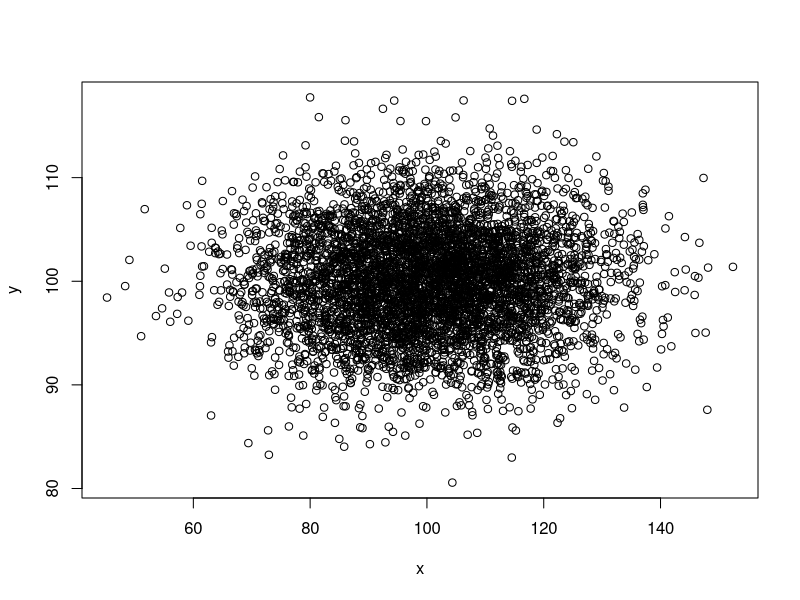
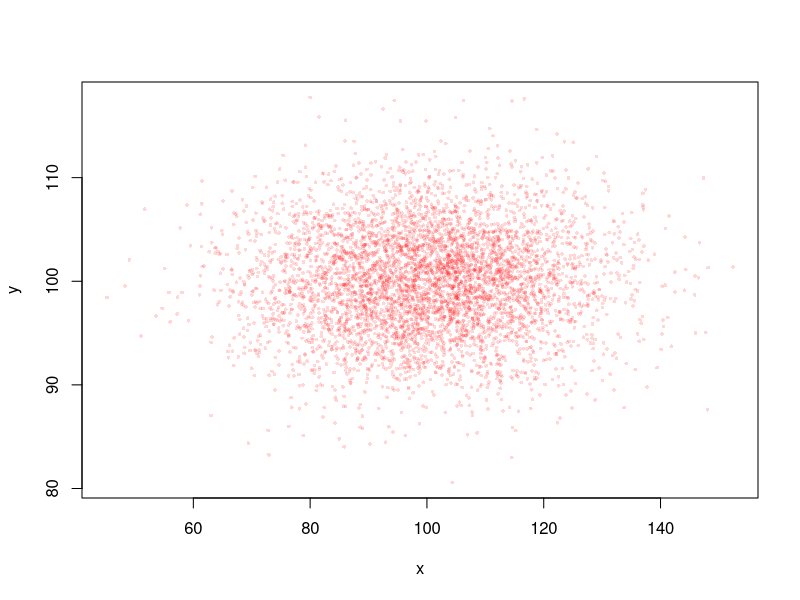
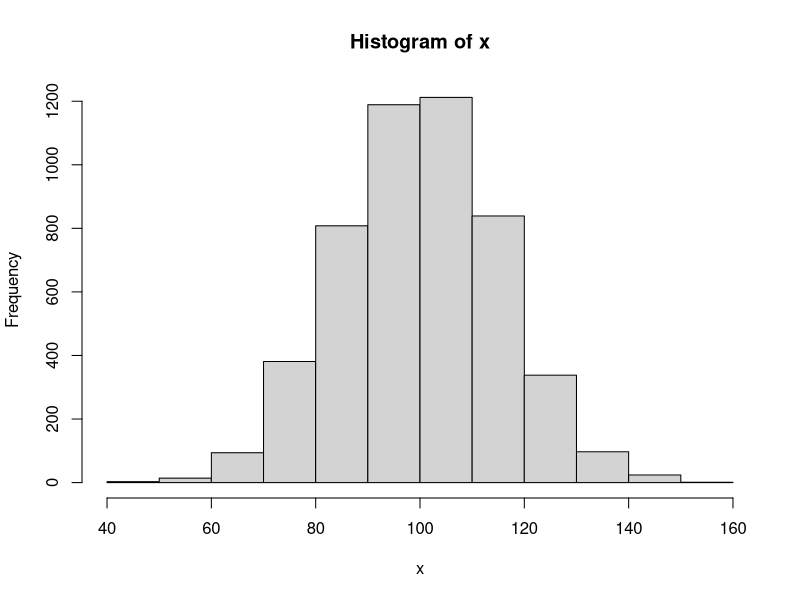
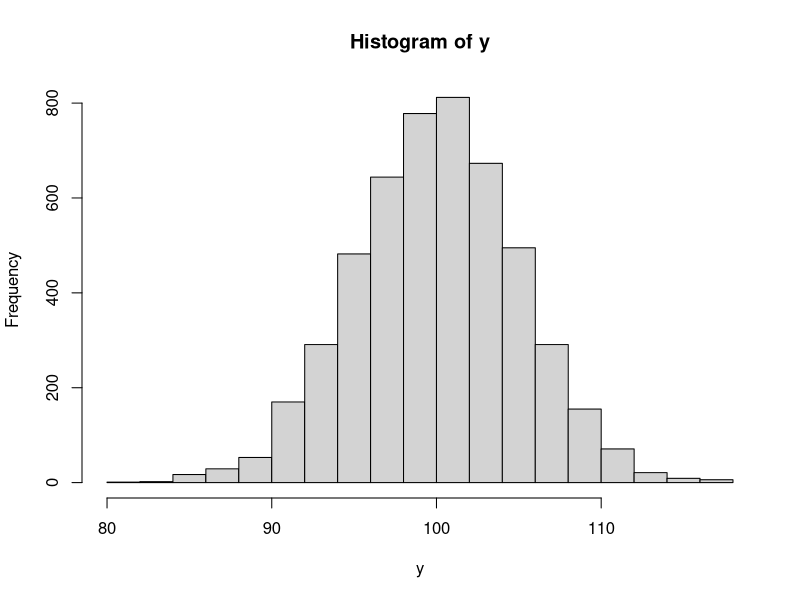
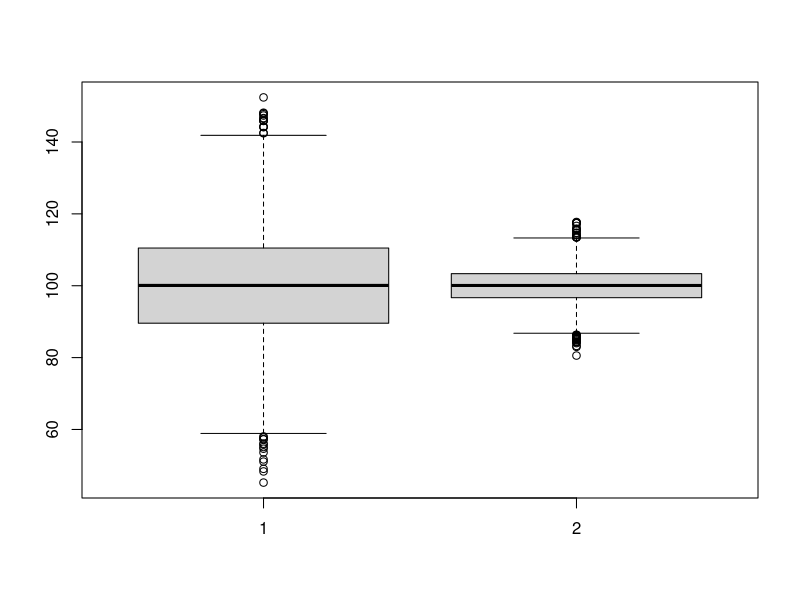
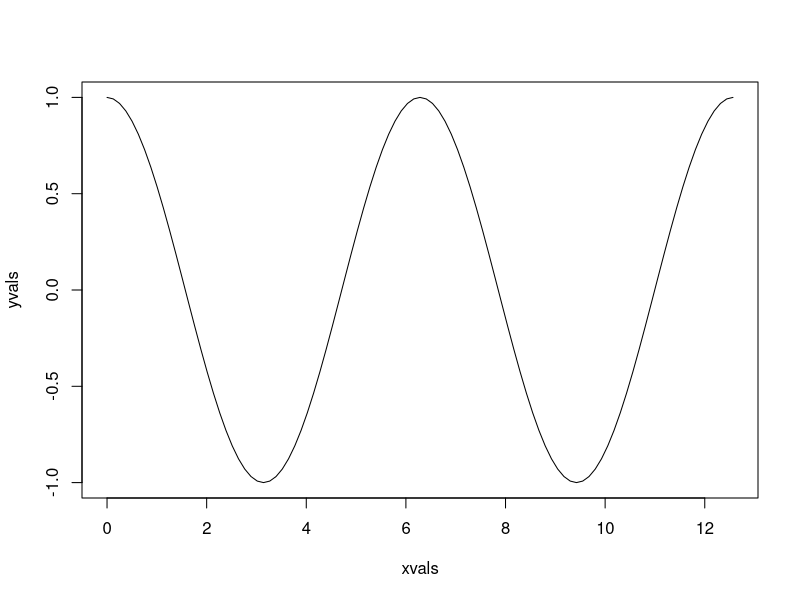
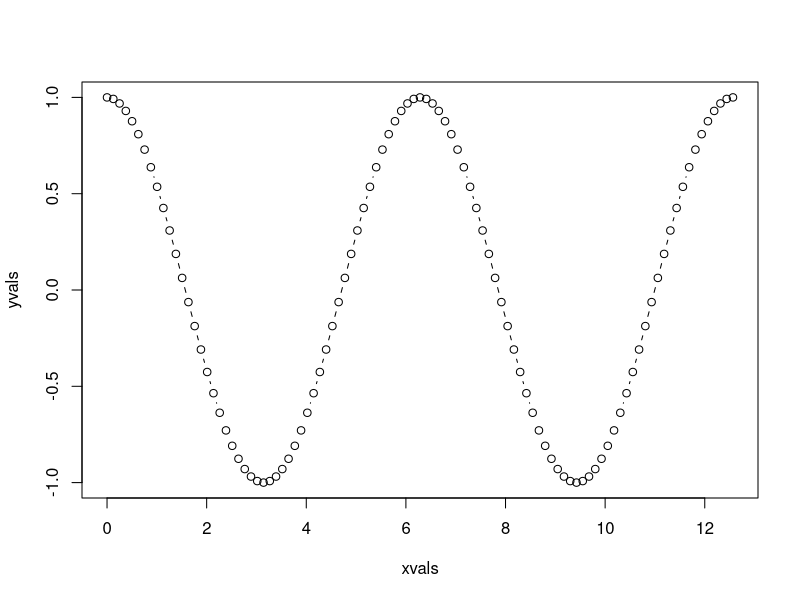
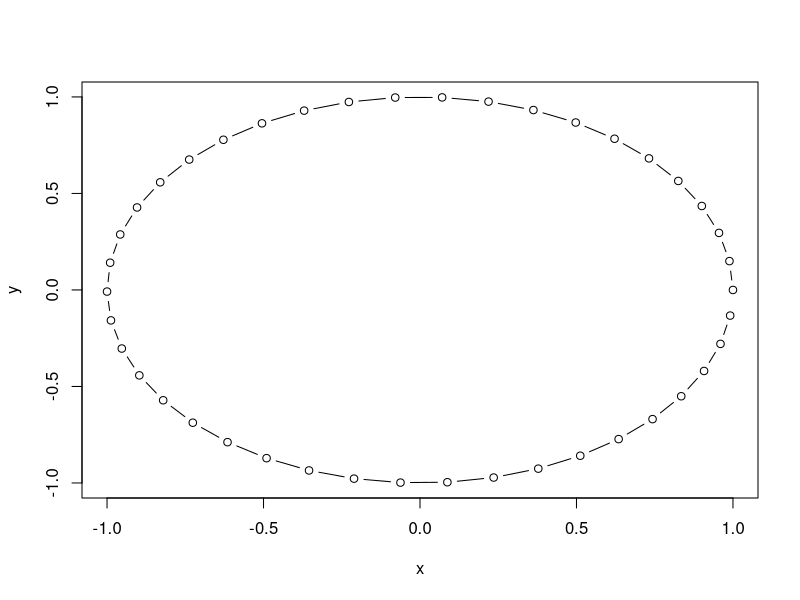

Recreate these plots in R, in order.
#############################################
## EXERCISE 03: Basic Plotting
#############################################

# Create vectors x and y

x = rnorm(n = 5000, mean = 100, sd = 15)
y = rnorm(n = 5000, mean = 100, sd = 5)

# Start with a scatter plot:

plot(x, y)

# Add some optional arguments

plot(x, y, pch=16, col="#ff000028", cex=0.5)

# Histogram shows the spread of your data:

hist(x)
hist(y)

# boxplot() accepts multiple vectors so you can compare the distributions side-by-side

boxplot(x, y)

## Make cosine wave

xvals = 4 * pi * (0:100)/100
yvals = cos(xvals)

## Plot line

plot(x = xvals, y = yvals, type = "l")

## Plot both points and line:

plot(x = xvals, y = yvals, type = "b")

# Let's make a circle!

theta = seq(from = 0, to = 2 * pi, by = 0.15)
x = cos(theta)
y = sin(theta)
plot(x, y, type = "b")

## Give it a 1:1 aspect ratio

plot(x, y, type = "b", asp = 1)

## Mystery plot (run all the commands at once): 

f1u <- function(x) ifelse ((abs(x) >  3 & abs(x) <= 7), 3*sqrt(1-(x/7)^2), 0)
f1d <- function(x) ifelse ((abs(x) >= 4 & abs(x) <= 7), -3*sqrt(1-(x/7)^2), 0)
f2u <- function(x) ifelse ((abs(x) > 0.50 & abs(x) < 0.75), 3*abs(x)+0.75, 0)
f2d <- function(x) ifelse ((abs(x) > -4 & abs(x) < 4), abs(x/2)-(3*sqrt(33)-7)*x^2/112-3 + sqrt(1-(abs(abs(x)-2)-1)^2), 0)
f3u <- function(x) ifelse ((x > -0.5 & x < 0.5), 2.25, 0)
f4u <- function(x) ifelse ((abs(x) >  1 & abs(x) <= 3), 6 * sqrt(10)/7 + (1.5 - 0.5 * abs(x)) * sqrt(abs(abs(x)-1)/(abs(x)-1)) - 6 * sqrt(10) * sqrt(4-(abs(x)-1)^2)/14, 0)
f5u <- function(x) ifelse ((abs(x) >= 0.75 & abs(x) <= 1), 9-8*abs(x), 0)
fu <- function (x) f1u(x) + f2u(x) + f3u(x) + f4u(x) + f5u(x)
fd <- function (x) f1d(x) + f2d(x)
bm <- function(r,x) ifelse(r%%2==0, fu(x), fd(x))
opar <- par(bg="#02233f", mar=c(0,0,0,0))
plot(x=seq(-7,7,0.065), y=Vectorize(bm)(1:216, seq(-7,7,0.065)), col="#999900", type="l", lwd=3)
par(opar)


## Challenge Question

## Recreate the plot in the following image:
## https://ajlyons.github.io/rspatial_bgs23/slides/images/exercise3_plot.png

## Answer: http://bit.ly/3KdRJGk

